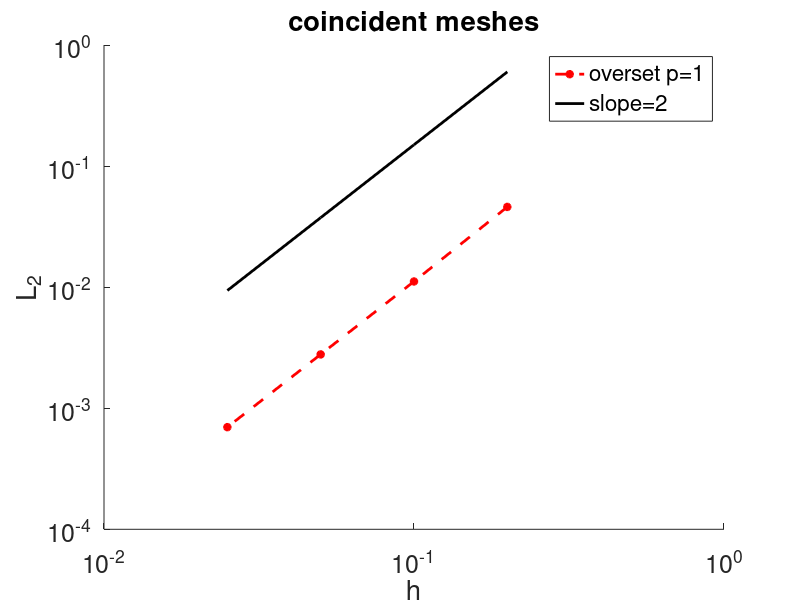
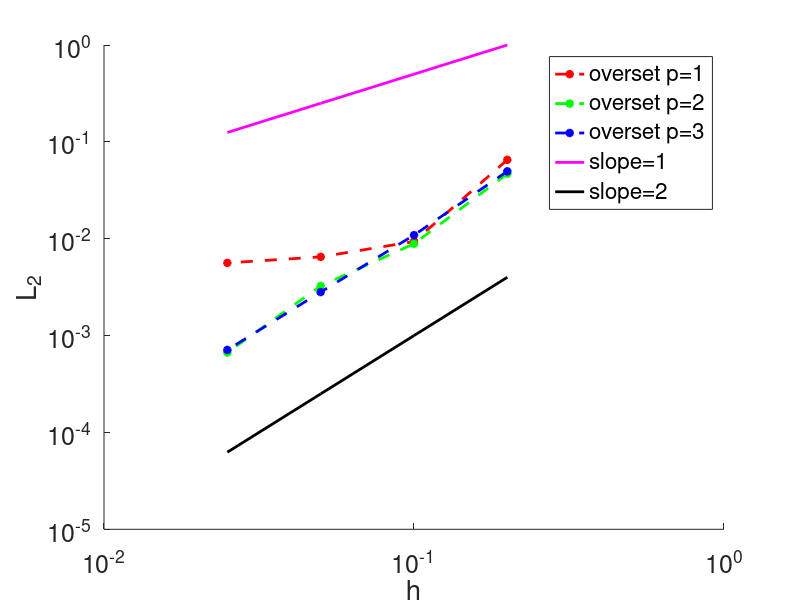
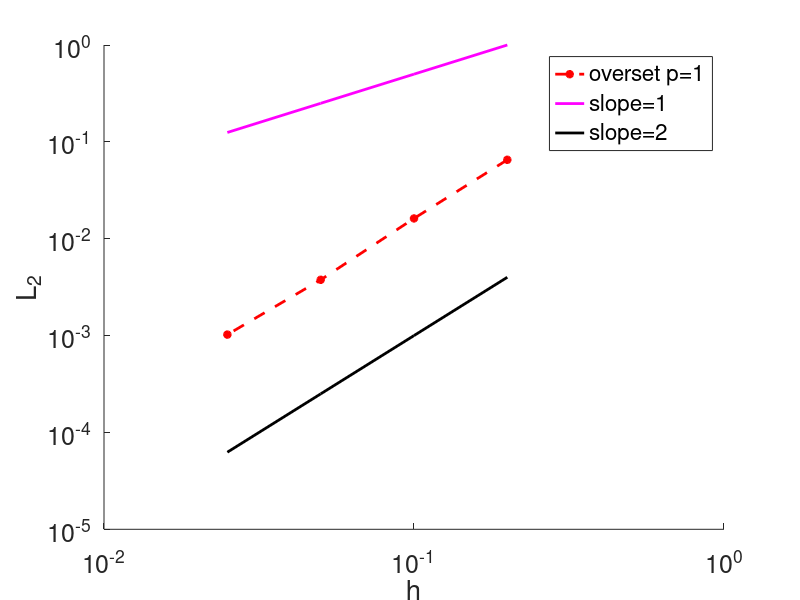

Write the MATLAB code that produced these figures, in order.
clc; close all; clear all;

%% problem properties
% pp = containers.Map({            'prblm', 'dof per node', 'conductivity'}, ...
%                      { "steady heat MMS",              1,              1});
%                  
% % background mesh
% box1 = [-2,2; -2,2];
% h1   = [ 0.2,  0.2]/2/2/2;
% 
% % boundary condition map - bottom, right, top, left
% bc1 = containers.Map({   'bottom',     'right',       'top',      'left'}, ...
%                      {"dirichlet", "dirichlet", "dirichlet", "dirichlet"});
% % near body mesh
% box2 = [-1 1; -1 1];
% h2   = [ 0.2,  0.2]/2/2/2;
% 
% % boundary condition map - bottom, right, top, left
% bc2 = containers.Map({ 'bottom',   'right',     'top',    'left'}, ...
%                      {"overset", "overset", "overset", "overset"});

% ov_info = containers.Map({ 'num grids', 'mesh1 donor', 'mesh2 donor', 'mandatory frng', 'overlap', 'donor_grid', 'intrp_type', 'intrp_order'}, ...
%                          {  2, 2, 1, 2, [4*0.1, 4*0.1, 4*0.1, 4*0.1], "tensor", "lagrange", 1 });
% 
% % convergence parameters
% N_iters    =    10; % Maximum number of Newton steps
% resnrmdrop = 1e-09; % Newton convergence criteria

del    = 0.2;
h      = [del del/2 del/4 del/8];
L2     = [4.598126e-02 1.113857e-02 2.782573e-03 6.979062e-04];
y_vals = 15*h.^2;


figure(1)
clf
hold on
plot(h,L2,'--*r','LineWidth', 2);
plot(h,y_vals,  '-k','LineWidth', 2);
set(gca, 'XScale', 'log', 'YScale', 'log');
xlabel('h','FontSize',18); ylabel('L_2','FontSize',18);
title('coincident meshes','FontSize',18);
legend('overset p=1', 'slope=2');
set(gcf,'color','w');
set(gca, 'FontSize', 18);

%% problem properties               
% % background mesh
% box1 = [-2,2; -2,2];
% h1   = [ 0.2,  0.2]/2/2/2;
%
% near body mesh
% box2 = [-1.13625,0.86375; -1.13625,0.86375];
% h2   = [             0.2,              0.2];
%
% ov_info = containers.Map({ 'num grids', 'mesh1 donor', 'mesh2 donor', 'mandatory frng', 'overlap', 'donor_grid', 'intrp_type', 'intrp_order'}, ...
%                          {  2, 2, 1, 2, [4*0.1, 4*0.1, 4*0.1, 4*0.1], "tensor", "lagrange", 1 });

del    = 0.2;
h      = [del del/2 del/4 del/8];
L2_p1  = [6.526605e-02 9.348554e-03 6.497774e-03 5.626061e-03];
L2_p2  = [4.684465e-02 8.873482e-03 3.253635e-03 6.685104e-04];
L2_p3  = [4.962786e-02 1.088594e-02 2.814165e-03 7.110412e-04];
y_vals1= 5*h;
y_vals2= 0.1*h.^2;

figure(2)
clf
hold on
plot(h,L2_p1,'--*r','LineWidth', 2);
plot(h,L2_p2,'--*g','LineWidth', 2);
plot(h,L2_p3,'--*b','LineWidth', 2);
plot(h,y_vals1,'-m','LineWidth', 2);
plot(h,y_vals2,'-k','LineWidth', 2);
set(gca, 'XScale', 'log', 'YScale', 'log');
xlabel('h','FontSize',18); ylabel('L_2','FontSize',18);
legend('overset p=1', 'overset p=2', 'overset p=3', 'slope=1', 'slope=2');
set(gcf,'color','w');
set(gca, 'FontSize', 18);


%% problem properties               
% near body mesh 2 fringe gap: bottom: 7.362500e-01, right: 6.637500e-01, top: 6.637500e-01, left:7.362500e-01 

% ov_info = containers.Map({ 'num grids', 'mesh1 donor', 'mesh2 donor', 'mandatory frng', 'overlap', 'donor grid', 'intrp order'}, ...
%                          {  2, 2, 1, 2, [3*h2(1), 3*h2(1), 3*h2(1), 3*h2(1)], "tensor", 1 });

% ov_info = containers.Map({ 'num grids', 'mesh1 donor', 'mesh2 donor', 'mandatory frng', 'overlap', 'donor grid', 'intrp order'}, ...
%                          {  2, 2, 1, 3, [7*h2(1), 6*h2(1), 6*h2(1), 7*h2(1)], "tensor", 1 });

% ov_info = containers.Map({ 'num grids', 'mesh1 donor', 'mesh2 donor', 'mandatory frng', 'overlap', 'donor grid', 'intrp order'}, ...
%                          {  2, 2, 1, 5, [14*h2(1), 13*h2(1), 13*h2(1), 14*h2(1)], "tensor", 1 });

% ov_info = containers.Map({ 'num grids', 'mesh1 donor', 'mesh2 donor', 'mandatory frng', 'overlap', 'donor grid', 'intrp order'}, ...
%                          {  2, 2, 1, 9, [29*h2(1), 26*h2(1), 26*h2(1), 29*h2(1)], "tensor", 1 });
                     
del    = 0.2;
h      = [del del/2 del/4 del/8];
L2_p1  = [6.526605e-02 1.619219e-02 3.762973e-03 1.023410e-03];
y_vals1= 5*h;
y_vals2= 0.1*h.^2;

figure(3)
clf
hold on
plot(h,L2_p1,'--*r','LineWidth', 2);
plot(h,y_vals1,'-m','LineWidth', 2);
plot(h,y_vals2,'-k','LineWidth', 2);
set(gca, 'XScale', 'log', 'YScale', 'log');
xlabel('h','FontSize',18); ylabel('L_2','FontSize',18);
legend('overset p=1', 'slope=1', 'slope=2');
set(gcf,'color','w');
set(gca, 'FontSize', 18);
